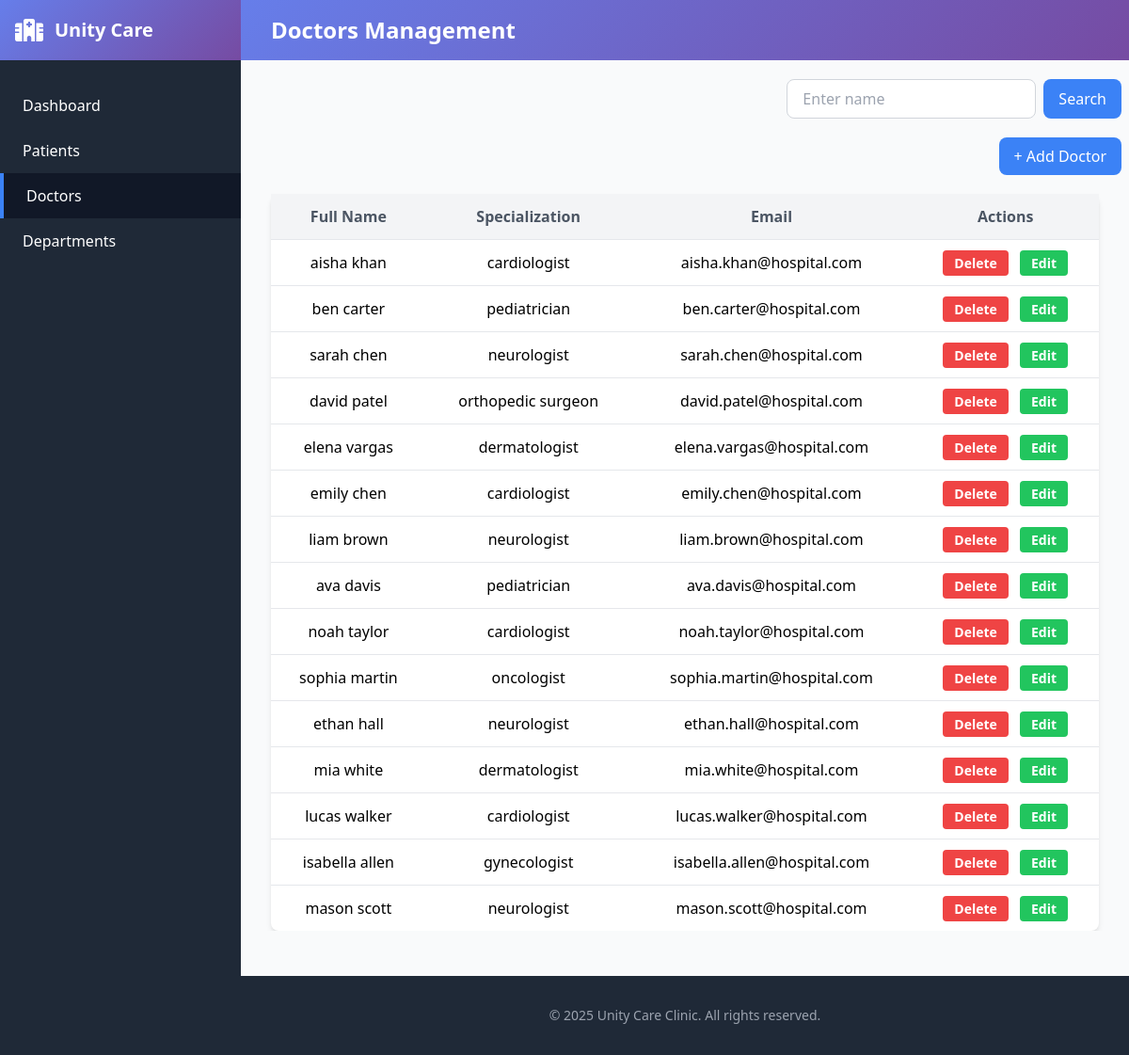
Page /views/doctors.php on the committed database.
### tables this page shows
CREATE TABLE doctors (
    doctor_id INT AUTO_INCREMENT PRIMARY KEY,
    first_name VARCHAR(50),
    last_name VARCHAR(50),
    specialization VARCHAR(50),
    phone_number VARCHAR(15),
    email VARCHAR(100),
    department_id INT,
    FOREIGN KEY (department_id) REFERENCES departments(department_id)
        ON DELETE CASCADE
        ON UPDATE CASCADE
);

### views/doctors.php (the view, shortened to what this page needs)
<?php
include "../config/connection.php";
$search = isset($_GET['search_patient']) ? trim($_GET['search_patient']) : '';
if (!empty($search)) {
    $query = "select * from doctors where first_name like '%$search%' or last_name like '%$search%'";
    $getAllDoctors = mysqli_query($connection, $query);
} else {
    $query = "select * from doctors";
    $getAllDoctors = mysqli_query($connection, $query);
}
?>
<!DOCTYPE html>
<html lang="en">
<head>
    <script src="https://cdn.tailwindcss.com"></script>
    <link rel="stylesheet" href="https://cdnjs.cloudflare.com/ajax/libs/font-awesome/6.4.0/css/all.min.css">
    <link rel="stylesheet" href="../assets/style.css">
</head>
<body class="bg-gray-50 flex h-screen overflow-hidden">
    <aside class="bg-gray-800 text-white w-64 shrink-0 hidden md:block">
        <div class="p-4 gradient-bg">
            <div class="flex items-center">
                <i class="fas fa-hospital text-2xl mr-3"></i>
                <h1 class="text-xl font-bold">Unity Care</h1>
            </div>
        </div>
        <nav class="mt-6">
            <a href="dashboard.php" class="flex items-center px-6 py-3 hover:bg-gray-700 transition">
                <span>Dashboard</span>
            </a>
            <a href="patients.php" class="flex items-center px-6 py-3 hover:bg-gray-700 transition">
                <span>Patients</span>
            </a>
            <a href="doctors.php" class="flex items-center px-6 py-3 bg-gray-900 border-l-4 border-blue-500">
                <span>Doctors</span>
            </a>
            <a href="departments.php" class="flex items-center px-6 py-3 hover:bg-gray-700 transition">
                <span>Departments</span>
            </a>
        </nav>
    </aside>
    <div class="flex-1 flex flex-col h-screen overflow-hidden">
        <nav class="gradient-bg shadow-lg shrink-0">
            <div class="max-w-7xl mx-auto px-4 sm:px-6 lg:px-8">
                <div class="flex justify-between items-center h-16">
                    <div class="flex items-center">
                        <span class="text-white text-2xl font-bold hidden md:block">Doctors Management</span>
                    </div>
                </div>
            </div>
        </nav>
        <main class="flex-1 overflow-x-hidden overflow-y-auto bg-gray-50">
            <form method="GET" action="doctors.php" class="mt-5 mr-2 flex justify-end">
                <input type="text" name="search_patient" placeholder="Enter name" value="<?= htmlspecialchars($_GET['search_patient'] ?? '') ?>" class="border border-gray-300 rounded-lg px-4 py-2">
                <button type="submit" class="ml-2 bg-blue-500 text-white px-4 py-2 rounded-lg">Search</button>
            </form>
            <div class="flex justify-end">
                <button id="showAddPatientForm" class="bg-blue-500 hover:bg-blue-600 text-white px-4 py-2 rounded-lg transition mt-5 mr-2">
                    + Add Doctor
                </button>
            </div>
            <div class="overflow-x-auto flex justify-center mt-5 px-6">
                <table class="display w-full md:mx-2 bg-white shadow-md rounded-lg">
                    <thead class="bg-gray-100">
                        <tr>
                            <th class="py-3 px-4 text-center font-semibold text-gray-600 border-b">Full Name</th>
                            <th class="py-3 px-4 text-center font-semibold text-gray-600 border-b">Specialization</th>
                            <th class="py-3 px-4 text-center font-semibold text-gray-600 border-b">Email</th>
                            <th class="py-3 px-4 text-center font-semibold text-gray-600 border-b">Actions</th>
                        </tr>
                    </thead>
                    <tbody class="divide-y divide-gray-200">
                        <?php
                        if ($getAllDoctors && mysqli_num_rows($getAllDoctors) > 0):
                            while ($doctor = mysqli_fetch_assoc($getAllDoctors)):
                        ?>
                                <tr class="hover:bg-gray-50 transition-colors">
                                    <td class="py-3 px-4 text-center"><?= $doctor['first_name']; ?> <?= $doctor['last_name']; ?></td>
                                    <td class="py-3 px-4 text-center"><?= $doctor['specialization']; ?></td>
                                    <td class="py-3 px-4 text-center"><?= $doctor['email']; ?></td>
                                    <td class="py-3 px-4 text-center space-x-2">
                                        <a class="bg-red-500 hover:bg-red-600 text-white px-3 py-1 rounded text-sm font-semibold transition" href="doctors.php?action=delete&id=<?= $doctor['doctor_id']; ?>" onclick="return confirm('Are you sure you want to delete this department?');" >Delete</a>
                                        <a class="bg-green-500 hover:bg-green-600 text-white px-3 py-1 rounded text-sm font-semibold transition" href="doctors.php?action=edit&id=<?= $doctor['doctor_id']; ?>">Edit</a>
                                    </td>
                                </tr>
                            <?php endwhile;
                        else: ?>
                            <tr>
                                <td colspan="4" class="text-center py-4 text-gray-500">No doctor found.</td>
                            </tr>
                        <?php endif; ?>
                    </tbody>
                </table>
            </div>
            <footer class="bg-gray-800 text-white py-8 mt-12">
                <div class="max-w-7xl mx-auto px-4 sm:px-6 lg:px-8 text-center text-gray-400 text-sm">
                    <p>&copy; 2025 Unity Care Clinic. All rights reserved.</p>
                </div>
            </footer>
        </main>
    </div>
</body>
</html>

### assets/style.css (style rules this page uses)
.gradient-bg { background: linear-gradient(135deg, #667eea 0%, #764ba2 100%); }

### rows in the picture
doctors: first_name "aisha", last_name "khan", specialization "cardiologist", email "aisha.khan@hospital.com"
doctors: first_name "ben", last_name "carter", specialization "pediatrician", email "ben.carter@hospital.com"
doctors: first_name "sarah", last_name "chen", specialization "neurologist", email "sarah.chen@hospital.com"
doctors: first_name "david", last_name "patel", specialization "orthopedic surgeon", email "david.patel@hospital.com"
doctors: first_name "elena", last_name "vargas", specialization "dermatologist", email "elena.vargas@hospital.com"
doctors: first_name "emily", last_name "chen", specialization "cardiologist", email "emily.chen@hospital.com"
doctors: first_name "liam", last_name "brown", specialization "neurologist", email "liam.brown@hospital.com"
doctors: first_name "ava", last_name "davis", specialization "pediatrician", email "ava.davis@hospital.com"
doctors: first_name "noah", last_name "taylor", specialization "cardiologist", email "noah.taylor@hospital.com"
doctors: first_name "sophia", last_name "martin", specialization "oncologist", email "sophia.martin@hospital.com"
doctors: first_name "ethan", last_name "hall", specialization "neurologist", email "ethan.hall@hospital.com"
doctors: first_name "mia", last_name "white", specialization "dermatologist", email "mia.white@hospital.com"
doctors: first_name "lucas", last_name "walker", specialization "cardiologist", email "lucas.walker@hospital.com"
doctors: first_name "isabella", last_name "allen", specialization "gynecologist", email "isabella.allen@hospital.com"
doctors: first_name "mason", last_name "scott", specialization "neurologist", email "mason.scott@hospital.com"
